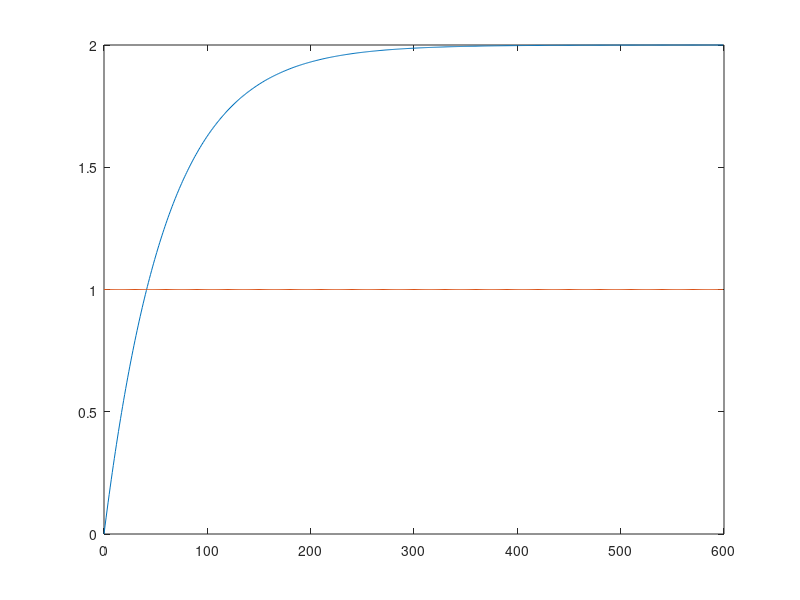

Here is the MATLAB script that generated this plot:
% init
T_1 = 60;
dt = 1;
K_IS = 2;
sim_length = (10* T_1)/dt;
ROT_0 = 0;

vec__delta_r = ones(1, sim_length);
vec__ROT = zeros(1, sim_length);
vec__ROT(1) = ROT_0;
vec__t = zeros(1, sim_length);
% simulation

for k=1: sim_length
    vec__ROT(k+1) = vec__ROT(k) + dt * ((-1/T_1)*vec__ROT(k) + (K_IS/T_1)*vec__delta_r(k));
    vec__t(k) = (k - 1) * dt;
end

plot(vec__t, vec__ROT(1:end-1));
hold on
plot(vec__t, vec__delta_r);
hold off